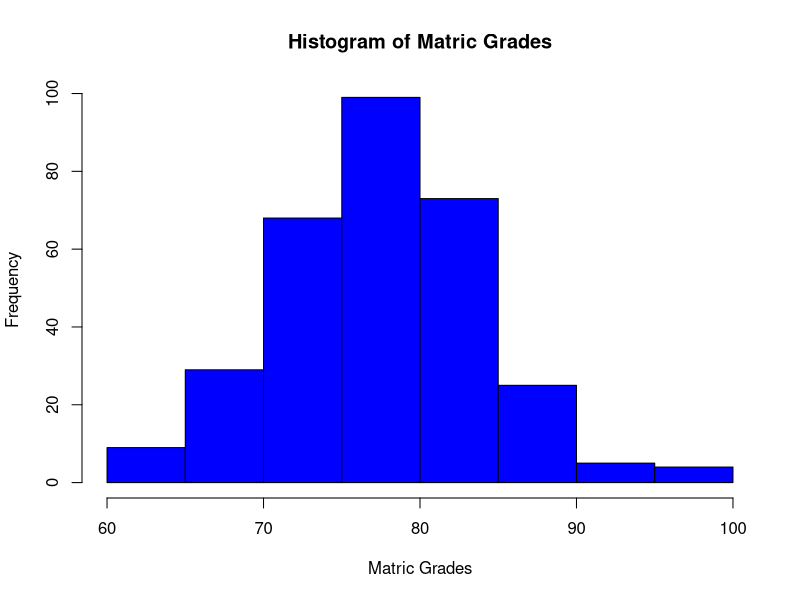
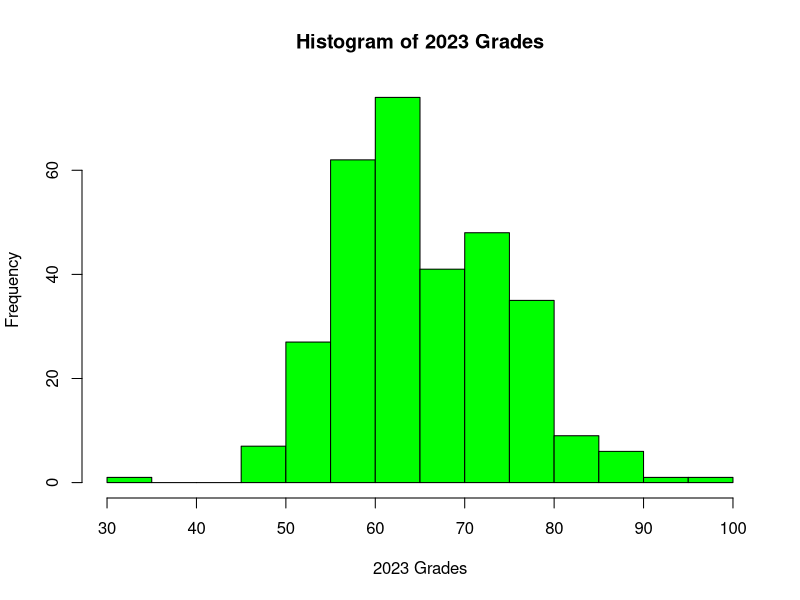
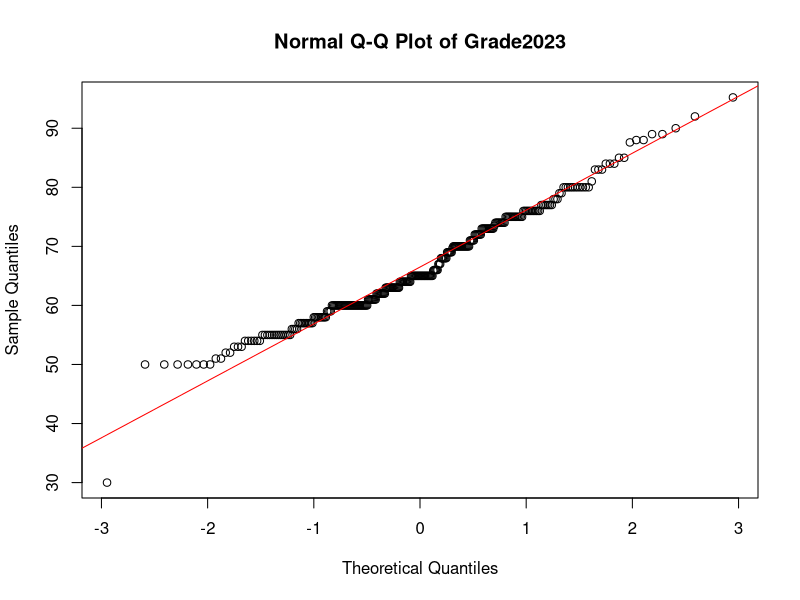
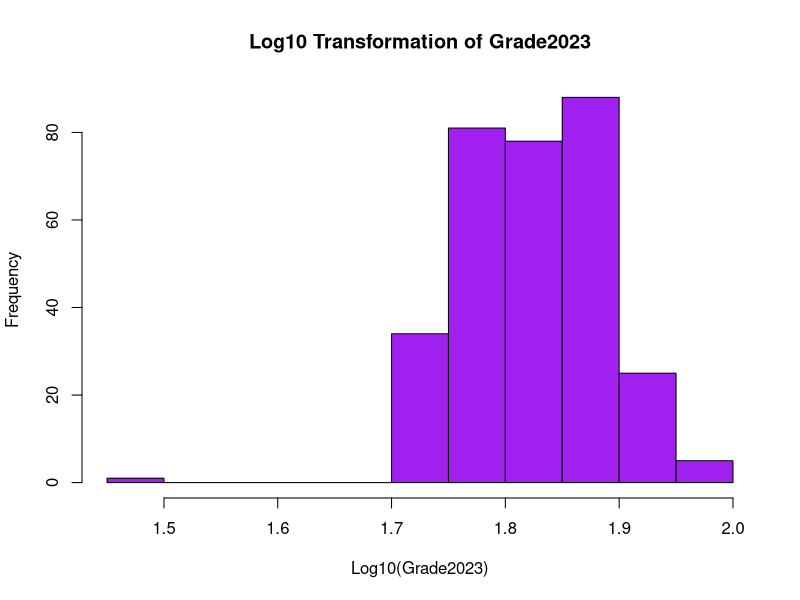
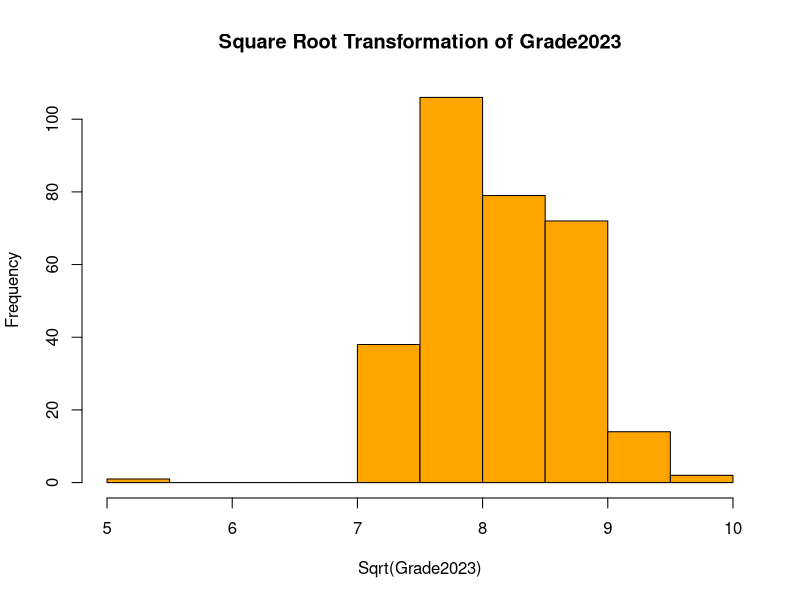
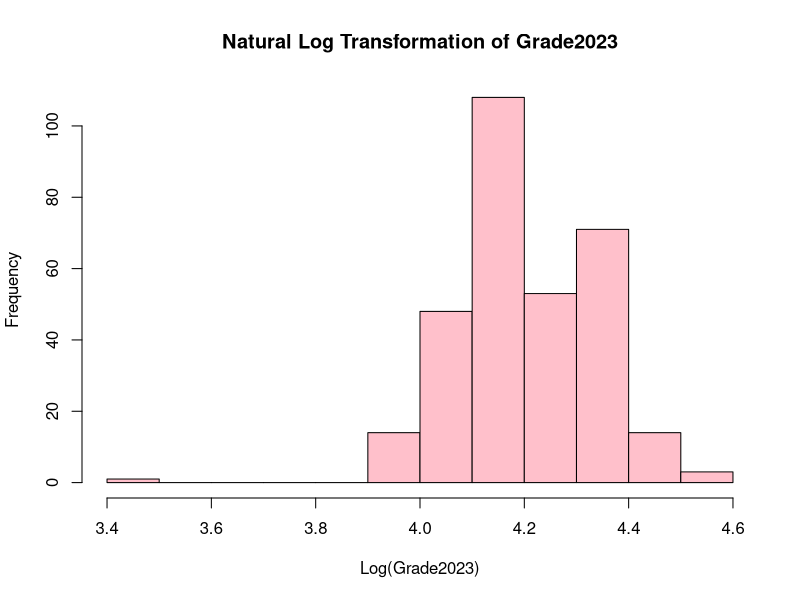
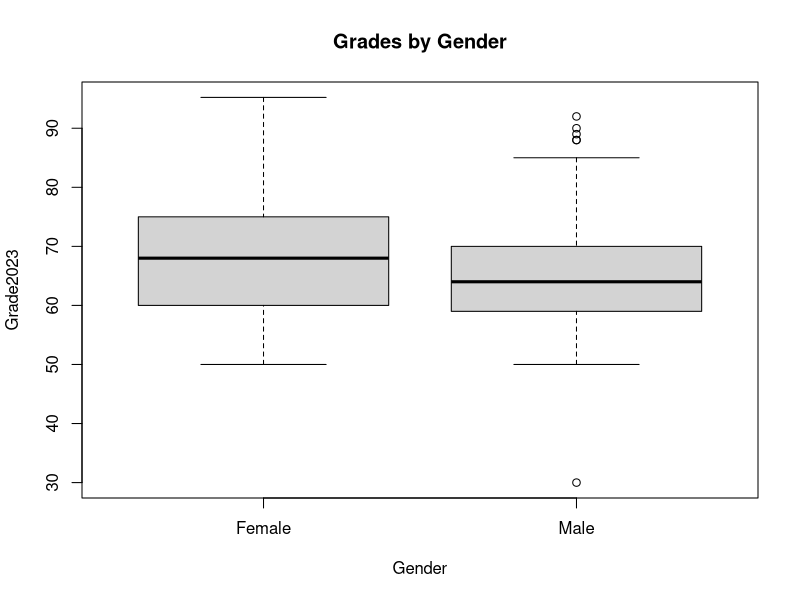
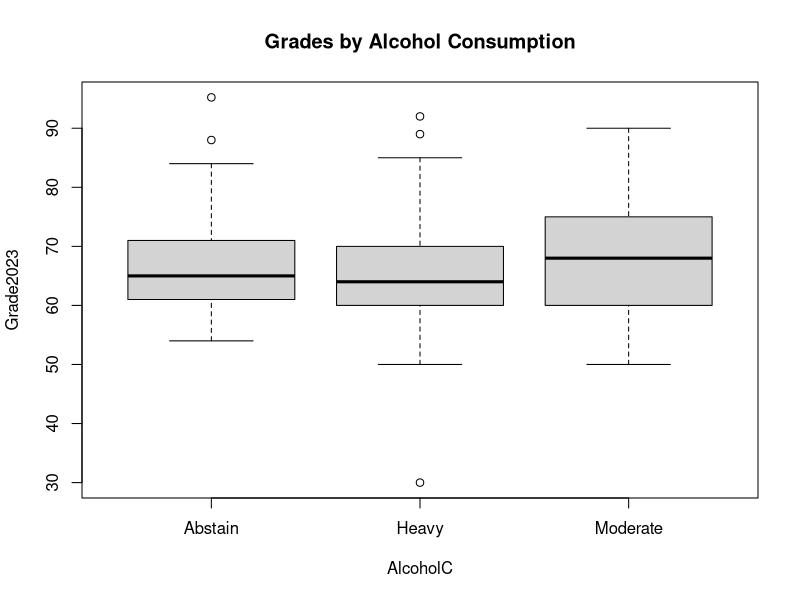

The R script that drew these images, in order:
## ---- chunk 1
# Load required libraries
library(tidyverse)
library(car) # For ANOVA
library(ggpubr) # For normality tests

# Load the dataset
data <- readxl::read_excel("Student_survey data.xlsx")

summary(data)

# Convert categorical variables to factors
data$Gender <- as.factor(data$Gender)
data$Scholarship <- as.factor(data$Scholarship)
data$Faculty <- as.factor(data$Faculty)
data$AlcoholC <- as.factor(data$AlcoholC)
data$RomanticRelatnship <- as.factor(data$RomanticRelatnship)
data$ParentRelationship <- as.factor(data$ParentRelationship)
data$Year <- as.factor(data$Year)
## ---- chunk 2
# Summary statistics for continuous variables
summary(data$MatricGrade)
summary(data$Grade2023)

# Histograms for continuous variables
hist(data$MatricGrade, main = "Histogram of Matric Grades", xlab = "Matric Grades", col = "blue", border = "black")
hist(data$Grade2023, main = "Histogram of 2023 Grades", xlab = "2023 Grades", col = "green", border = "black")

# Test normality of Grade2023
shapiro.test(data$Grade2023)

# Normal probability plot
qqnorm(data$Grade2023, main = "Normal Q-Q Plot of Grade2023")
qqline(data$Grade2023, col = "red")

## ---- chunk 3

# Log10 Transformation
log10_grade <- log10(data$Grade2023 + 1) # Add 1 to avoid log(0)
hist(log10_grade, main = "Log10 Transformation of Grade2023", xlab = "Log10(Grade2023)", col = "purple", border = "black")

# Square Root Transformation
sqrt_grade <- sqrt(data$Grade2023)
hist(sqrt_grade, main = "Square Root Transformation of Grade2023", xlab = "Sqrt(Grade2023)", col = "orange", border = "black")

# Natural Log Transformation
log_grade <- log(data$Grade2023 + 1) # Add 1 to avoid log(0)
hist(log_grade, main = "Natural Log Transformation of Grade2023", xlab = "Log(Grade2023)", col = "pink", border = "black")

## ---- chunk 4
# Boxplots for categorical variables
boxplot(Grade2023 ~ Gender, data = data, main = "Grades by Gender")
boxplot(Grade2023 ~ AlcoholC, data = data, main = "Grades by Alcohol Consumption")
boxplot(Grade2023 ~ Gender, data = data, main = "Grades by Gender")
boxplot(Grade2023 ~ ParentRelationship, data = data, main = "Grades by Relationship with Parent")
boxplot(Grade2023 ~ RomanticRelatnship, data = data, main = "Grades by Relationship Status")
boxplot(Grade2023 ~ Scholarship, data = data, main = "Grades by Scholarship")
boxplot(Grade2023 ~ StudyHours, data = data, main = "Grades by Study Frequency")
## ---- chunk 5
# Correlation of continuous variables
correlation_matrix <- cor(data %>% select_if(is.numeric), use = "complete.obs")
print(correlation_matrix)

# Visualize the correlation matrix
library(corrplot)
if (!require(corrplot)) install.packages("corrplot")
library(corrplot)
corrplot(correlation_matrix, method = "circle", main = "Correlation Matrix of Continuous Variables")

## ---- chunk 6
# ANOVA Tests for Various Factors
# Gender
anova_gender <- aov(Grade2023 ~ Gender, data = data)
summary(anova_gender)

# Year
anova_year <- aov(Grade2023 ~ Year, data = data)
summary(anova_year)

# Alcohol Consumption
anova_alcohol <- aov(Grade2023 ~ AlcoholC, data = data)
summary(anova_alcohol)

# Degree Program
anova_degree <- aov(Grade2023 ~ Faculty, data = data)
summary(anova_degree)

# Scholarship
anova_scholarship <- aov(Grade2023 ~ Scholarship, data = data)
summary(anova_scholarship)

# Relationship Status
anova_relationship <- aov(Grade2023 ~ RomanticRelatnship, data = data)
summary(anova_relationship)

# Relationship with Parents
anova_parent <- aov(Grade2023 ~ ParentRelationship, data = data)
summary(anova_parent)

# Faculty
anova_faculty <- aov(Grade2023 ~ Faculty, data = data)
summary(anova_faculty)
## ---- chunk 7
# Plot interactions between MatricGrade and Grade2023 by categorical variables
library(ggplot2)

# Alcohol Consumption
interaction_alcohol <- ggplot(data, aes(x = MatricGrade, y = Grade2023, color = AlcoholC)) +
  geom_point() +
  geom_smooth(method = "lm", se = TRUE) +
  labs(title = "Matriculation Grade vs. 2023 Grade by Alcohol Consumption",
       x = "Matriculation Grade",
       y = "2023 Grade",
       color = "Alcohol Consumption") +
  theme_minimal()

# Scholarship
interaction_scholarship <- ggplot(data, aes(x = MatricGrade, y = Grade2023, color = Scholarship)) +
  geom_point() +
  geom_smooth(method = "lm", se = TRUE) +
  labs(title = "Matriculation Grade vs. 2023 Grade by Scholarship",
       x = "Matriculation Grade",
       y = "2023 Grade",
       color = "Scholarship") +
  theme_minimal()

# Year in School
interaction_year <- ggplot(data, aes(x = MatricGrade, y = Grade2023, color = Year)) +
  geom_point() +
  geom_smooth(method = "lm", se = TRUE) +
  labs(title = "Matriculation Grade vs. 2023 Grade by Year in School",
       x = "Matriculation Grade",
       y = "2023 Grade",
       color = "Year in School") +
  theme_minimal()

# Gender
interaction_gender <- ggplot(data, aes(x = MatricGrade, y = Grade2023, color = Gender)) +
  geom_point() +
  geom_smooth(method = "lm", se = TRUE) +
  labs(title = "Matriculation Grade vs. 2023 Grade by Gender",
       x = "Matriculation Grade",
       y = "2023 Grade",
       color = "Gender") +
  theme_minimal()

# Display the plots
print(interaction_alcohol)
print(interaction_scholarship)
print(interaction_year)
print(interaction_gender)
## ---- chunk 8
# Multiple Linear Regression - Model 1
# Variables: MatricGrade, Gender, AlcoholC, Scholarship
model1 <- lm(Grade2023 ~ MatricGrade + Gender + AlcoholC + Scholarship, data = data)
summary(model1)

# Multiple Linear Regression - Model 2
# Variables: MatricGrade, Gender, ParentRelationship, StudyHours
model2 <- lm(Grade2023 ~ MatricGrade + Gender + ParentRelationship + StudyHours, data = data)
summary(model2)

# Multiple Linear Regression - Model 3
# Variables: MatricGrade, Year, AlcoholC, RomanticRelatnship
model3 <- lm(Grade2023 ~ MatricGrade + Year + AlcoholC + RomanticRelatnship, data = data)
summary(model3)

# Multiple Linear Regression - Model 4
# Variables: MatricGrade, Gender, Faculty, ParentRelationship, StudyHours
model4 <- lm(Grade2023 ~ MatricGrade + Gender + Faculty + ParentRelationship + StudyHours, data = data)
summary(model4)

# Display significant variables for each model
cat("Model 1 Significant Variables:")
print(summary(model1)$coefficients[summary(model1)$coefficients[,4] < 0.05, ])

cat("Model 2 Significant Variables:")
print(summary(model2)$coefficients[summary(model2)$coefficients[,4] < 0.05, ])

cat("Model 3 Significant Variables:")
print(summary(model3)$coefficients[summary(model3)$coefficients[,4] < 0.05, ])

cat("Model 4 Significant Variables:")
print(summary(model4)$coefficients[summary(model4)$coefficients[,4] < 0.05, ])

## ---- chunk 9
model5 <- lm(Grade2023 ~ MatricGrade + AlcoholC + Gender + Classmissed + ParentRelationship + Year + MatricGrade:AlcoholC, data = data)

# Display the summary of the regression model
summary(model5)
